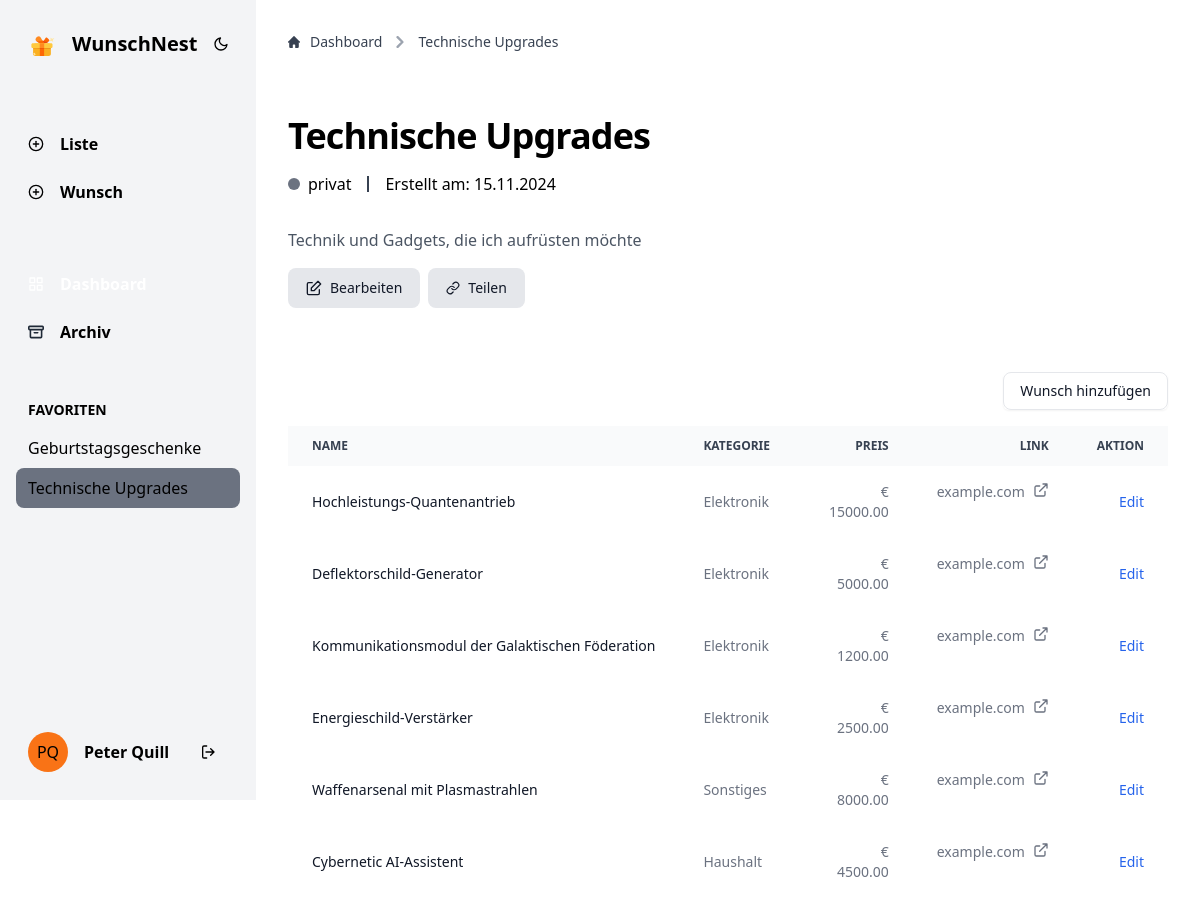
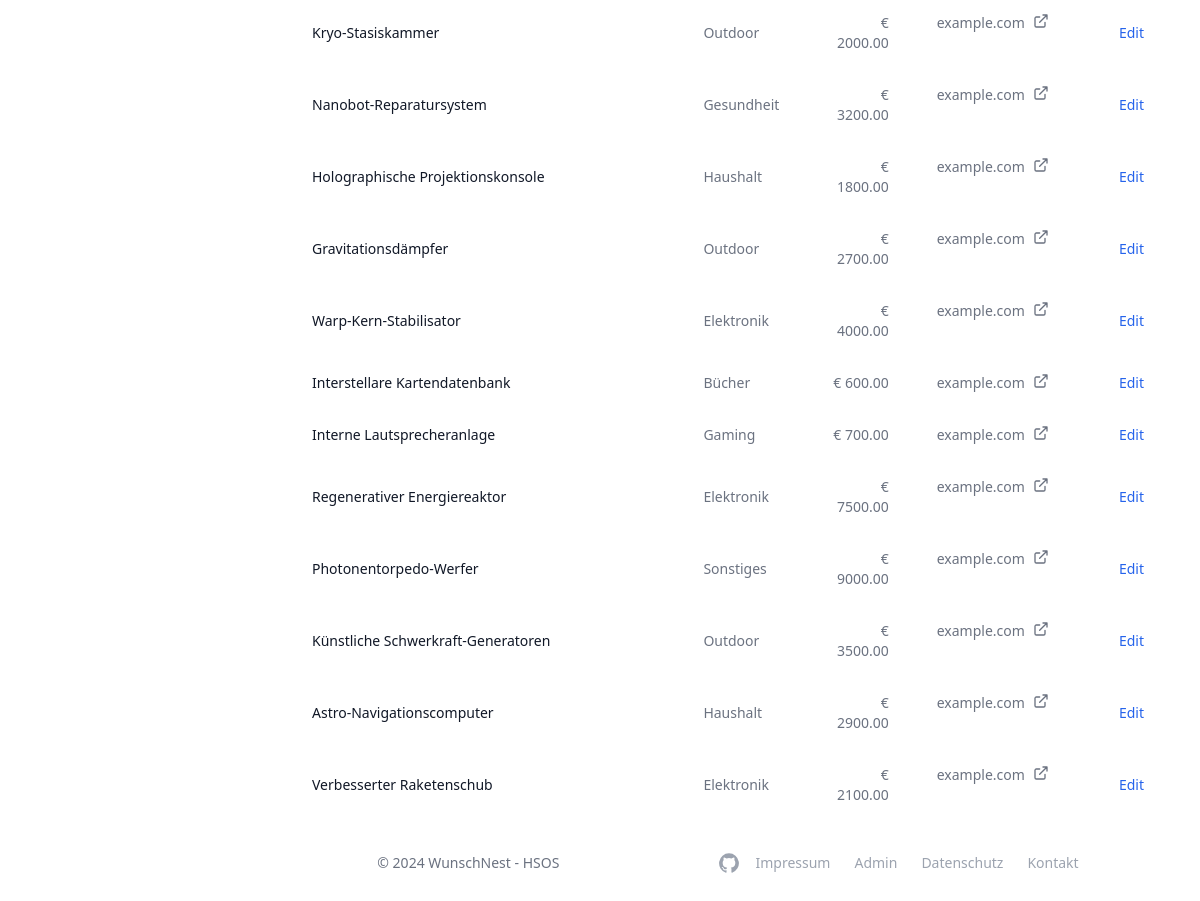
Page /index.php?page=wishlist&wishlist_id=3 (signed in) on the committed database (2 pictures, top to bottom).
### tables this page shows
CREATE TABLE IF NOT EXISTS wishlist (
     
    wishlist_id INT AUTO_INCREMENT PRIMARY KEY,
     
    user_id INT NOT NULL,
     
    name VARCHAR(255) NOT NULL,
     
    description TEXT,
     
    target_date DATE,
     
    is_favorite BOOLEAN DEFAULT FALSE,
     
    is_archived BOOLEAN DEFAULT FALSE,
     
    is_public BOOLEAN DEFAULT FALSE,
     
    share_token VARCHAR(64) DEFAULT NULL,
     
    created_at TIMESTAMP DEFAULT CURRENT_TIMESTAMP,
     
    FOREIGN KEY (user_id) REFERENCES users(user_id) ON DELETE CASCADE
);

CREATE TABLE IF NOT EXISTS wish (
     
    wish_id INT PRIMARY KEY AUTO_INCREMENT,
     
    wishlist_id INT NOT NULL,
     
    name VARCHAR(255) NOT NULL,
     
    price DECIMAL(10, 2) DEFAULT 0.00,
     
    category_id int,
     
    description TEXT,
     
    url VARCHAR(255),
     
    created_at TIMESTAMP DEFAULT CURRENT_TIMESTAMP,
     
    is_fulfilled BOOLEAN DEFAULT FALSE,
     
    fulfilled_at DATETIME DEFAULT NULL,
     
    fulfilled_by VARCHAR(255),
     
    FOREIGN KEY (wishlist_id) REFERENCES WISHLIST(wishlist_id) ON DELETE CASCADE,
     
    FOREIGN KEY (wishlist_id) REFERENCES WISHLIST(wishlist_id)
);

CREATE TABLE IF NOT EXISTS category (
     
    category_id INT PRIMARY KEY AUTO_INCREMENT,
     
    name VARCHAR(255) NOT NULL,
     
    user_id INT NOT NULL,
     
    FOREIGN KEY (user_id) REFERENCES USERS(user_id) ON DELETE CASCADE
);

### components/elements/wishlist-table-item.php (the view, shortened to what the rows shown need)
<?php
function wishlistTableItem($name, $category, $price, $link = null)
{
    $template = file_get_contents(BASE_PATH . '/components/templates/wishlist-table-item.html');
    if ($link == null) {
        $link = "";
    } else {
        $parsedUrl = parse_url($link);
        $host = $parsedUrl['host'] ?? '';
        $link = '<a class="hover:text-orange-500 flex gap-2" href="' . $link . '" target="_blank" class="text-blue-600 hover:underline dark:text-blue-500">' . $host . '<svg xmlns="http://www.w3.org/2000/svg" width="16" height="16" viewBox="0 0 24 24" fill="none" stroke="currentColor" stroke-width="2" stroke-linecap="round" stroke-linejoin="round"><g fill="none" fill-rule="evenodd"><path d="M18 14v5a2 2 0 0 1-2 2H5a2 2 0 0 1-2-2V8c0-1.1.9-2 2-2h5M15 3h6v6M10 14L20.2 3.8"/></g></svg></a>';
    }
    $html = str_replace('{{name}}', $name, $template);
    $html = str_replace('{{category}}', $category, $html);
    $html = str_replace('{{price}}', $price, $html);
    $html = str_replace('{{link}}', $link, $html);
    return $html;
}

### app/views/wishlist.php (shortened to what the rows shown need)
<?php
include_once BASE_PATH . '/app/config/database.php';
include_once BASE_PATH . '/app/controllers/WishlistController.php';
include_once BASE_PATH . '/app/controllers/UserController.php';
include_once BASE_PATH . '/app/controllers/CategoryController.php';
include_once BASE_PATH . '/app/controllers/WishController.php';
$pdo = getDatabaseConnection();
$wishlistController = new WishlistController($pdo);
$userController = new UserController($pdo);
$categoryController = new CategoryController($pdo);
$wishController = new WishController($pdo);
if (isset($_SESSION['username'])) {
    $user = $userController->getUserByUsername($_SESSION['username']);
    $user_id = $user['user_id'];
} else {
    $user_id = 1;
}
$wishlist = $wishlistController->getWishlist($_GET['wishlist_id']);
$favorites = $wishlistController->getFavoritesByUser($user_id);
include BASE_PATH . '/components/includes/basic-head.php';
?>
</head>
<body>
    <div class="flex dark:bg-gray-900 dark:text-white">
        <?php
        include BASE_PATH . '/components/includes/dashboard-sidebar.php';
        ?>
        <div class="w-full flex flex-col">
            <div class="mx-auto w-full max-w-screen-xl flex flex-col flex-grow p-8 pb-0">
                <?php
                include BASE_PATH . '/components/elements/dashboard-breadcrumb.php';
                echo dashboard_breadcrumb(false, $wishlist);
                ?>
                <div class="mb-16">
                    <h1 class="text-4xl font-bold tracking-tight mb-4"><?php echo $wishlist['name'] ?></h1>
                    <div class="flex gap-4 dark:text-gray-400 justify-start items-center">
                        <div class="flex items-center gap-1">
                            <span class="flex w-3 h-3 me-1 <?php echo $wishlist['is_public'] == 1 ? 'bg-green-500' : 'bg-gray-500' ?>  rounded-full"></span>
                            <?php echo $wishlist['is_public'] == 1 ? 'öffentlich' : 'privat' ?>
                        </div>
                        <div class="h-4 w-[2px] bg-gray-700"></div>
                        <div>
                            Erstellt am: <?php echo date_create($wishlist['created_at'])->format('d.m.Y') ?>
                        </div>
                    </div>
                    <p class="text-gray-600 dark:text-gray-200 mt-8">
                        <?php echo $wishlist['description'] ?>
                    </p>
                    <div class="mt-4 flex gap-2">
                        <button class=" flex-shrink-0 inline-flex items-center justify-center p-0.5 overflow-hidden text-sm font-medium text-gray-900 dark:text-gray-400 rounded-lg bg-gray-200 dark:bg-gray-800 dark:hover:bg-cyan-700 dark:active:bg-cyan-800  hover:text-white dark:hover:text-white">
                            <span class="relative px-4 py-2 inline-flex gap-2 items-center rounded-md">
                                Bearbeiten
                            </span>
                        </button>
                        <button id="share-list-button" data-wishlist-id="<?php echo $wishlist['wishlist_id'] ?>" data-share-link="<?php echo 'http://localhost/index.php?page=share&token=' . $wishlist['share_token'] ?>" class="flex-shrink-0 inline-flex items-center justify-center p-0.5 overflow-hidden text-sm font-medium text-gray-900 dark:text-gray-400 rounded-lg bg-gray-200 dark:bg-gray-800 hover:bg-gradient-to-br hover:from-orange-500 hover:to-red-600 hover:text-white dark:hover:text-white dark:active:from-red-600 dark:active:to-red-600">
                            <span class="relative px-4 py-2 inline-flex gap-2 items-center rounded-md">
                                <span id="share-info">
                                    <?php echo $wishlist['is_public'] == 1 ? 'Link Kopieren' : 'Teilen' ?>
                                </span>
                            </span>
                        </button>
                    </div>
                </div>
                <div class=" mb-4 flex justify-between align-middle items-center ">
                    <div class="inline-flex rounded-md items-center shadow-sm" role="group">
                        <a href="index.php?page=create&type=wish&wishlist_id=<?php echo $wishlist['wishlist_id'] ?>">
                            <button type="button" class="py-2 px-4 text-sm font-small text-gray-900 focus:outline-none bg-white rounded-lg border border-gray-200 hover:bg-gray-100 hover:text-blue-700 focus:z-10 focus:ring-4 focus:ring-gray-100 dark:focus:ring-gray-700 dark:bg-gray-800 dark:text-gray-400 dark:border-gray-700 dark:hover:text-white dark:hover:bg-green-700">Wunsch hinzufügen</button>
                        </a>
                    </div>
                </div>
                <div>
                    <table class="w-full text-left text-sm text-gray-500 dark:text-gray-400 rtl:text-right">
                        <thead class="bg-gray-50 text-xs uppercase text-gray-700 dark:bg-gray-700 dark:text-gray-400">
                            <tr>
                                <th scope="col" class="px-6 py-3">
                                    Name
                                </th>
                                <th scope="col" class="px-6 py-3">
                                    Kategorie
                                </th>
                                <th scope="col" class="px-6 py-3 text-right">
                                    Preis
                                </th>
                                <th scope="col" class="px-6 py-3 text-right">
                                    Link
                                </th>
                                <th scope="col" class="px-6 py-3 text-right">
                                    Aktion
                                </th>
                            </tr>
                        </thead>
                        <tbody>
                            <?php
                            $wishlistItems = $wishController->getWishesByWishlist($wishlist['wishlist_id']);
                            include BASE_PATH . '/components/elements/wishlist-table-item.php';
                            foreach ($wishlistItems as $row) {
                                $categoryName = $row['category_id'] ?? "";
                                if (!empty($categoryName)) {
                                    $category = $categoryController->getCategoryByID($categoryName);
                                    $categoryName = $category['name'];
                                }
                                $row['category'] = $categoryName;
                                echo wishlistTableItem($row['name'], $row['category'], $row['price'], $row['url']);
                            }
                            ?>
                        </tbody>
                    </table>
                </div>
                <div class="mt-auto">
                    <?php
                    include BASE_PATH . '/components/includes/footer.php';
                    ?>
                </div>
            </div>
        </div>
    </div>
</body>
</html>

### components/includes/dashboard-sidebar.php (shortened to what the rows shown need)
<?php
$active = 'bg-gray-500 dark:bg-gray-900 hover:shadow-md';
?>
<div class="sticky">
    <nav id="sidebar" class="select-none flex-start sticky top-0 flex h-screen w-64 flex-col justify-between gap-4 border-gray-200 bg-gray-100 px-4 py-4 dark:bg-gray-800 dark:text-white">
        <div class="active flex items-center gap-4 rounded-lg p-3">
            <a class="lottie-hover-target flex items-center gap-4" href="/">
                <div class="lottie-animation size-7">
                </div>
                <span class="self-center whitespace-nowrap text-xl font-semibold dark:text-white">WunschNest</span>
            </a>
            <div id="dark-toggle" class="h-8 w-8 flex items-center justify-center cursor-pointer rounded-full dark:hover:bg-gray-700 hover:bg-gray-100">
            </div>
        </div>
        <div class="flex flex-grow flex-col gap-12 pt-8">
            <ul id="actions">
                <li>
                    <a href="/index.php?page=create&type=list" class="active flex cursor-pointer items-center gap-4 rounded-lg p-3 hover:shadow-md hover:outline-orange-400 dark:hover:bg-orange-700">
                        <span>
                            <svg xmlns="http://www.w3.org/2000/svg" width="16" height="16" viewBox="0 0 24 24" fill="none" stroke="currentColor" stroke-width="2" stroke-linecap="round" stroke-linejoin="round">
                                <circle cx="12" cy="12" r="10"></circle>
                                <line x1="12" y1="8" x2="12" y2="16"></line>
                                <line x1="8" y1="12" x2="16" y2="12"></line>
                            </svg>
                        </span>
                        <h2 class="text-md font-semibold">Liste</h2>
                    </a>
                </li>
                <li>
                    <a href="/index.php?page=create&type=wish" class="active flex cursor-pointer items-center gap-4 rounded-lg p-3 hover:shadow-md hover:outline-orange-400 dark:hover:bg-orange-700">
                        <span>
                            <svg xmlns="http://www.w3.org/2000/svg" width="16" height="16" viewBox="0 0 24 24" fill="none" stroke="currentColor" stroke-width="2" stroke-linecap="round" stroke-linejoin="round">
                                <circle cx="12" cy="12" r="10"></circle>
                                <line x1="12" y1="8" x2="12" y2="16"></line>
                                <line x1="8" y1="12" x2="16" y2="12"></line>
                            </svg>
                        </span>
                        <h2 class="text-md font-semibold">Wunsch</h2>
                    </a>
                </li>
            </ul>
            <ul class="flex flex-col gap-2">
                <li>
                    <a href="<?php echo ($_GET['page'] == 'dashboard') ? '#' : '/index.php?page=dashboard' ?>" class="<?php echo ($_GET['page'] == 'dashboard') ? $active : '' ?> flex items-center gap-4 rounded-lg hover:bg-gray-200 dark:hover:bg-gray-700 p-3 py-2 text-white">
                        <span>
                        </span>
                        <h2 class="text-md font-semibold">Dashboard</h2>
                    </a>
                </li>
                <li>
                    <a href="/index.php?page=archive" class="flex items-center gap-4 rounded-lg p-3 py-2 hover:bg-gray-200 dark:hover:bg-gray-700">
                        <span>
                        </span>
                        <h2 class="text-md font-semibold">Archiv</h2>
                    </a>
                </li>
            </ul>
            <div>
                <h3 class="ml-3 pb-2 text-sm font-semibold uppercase dark:text-gray-500">Favoriten</h3>
                <ul>
                    <?php
                    foreach ($favorites as $favorite) {
                        $currentPage = false;
                        if (isset($_GET['page']) && $_GET['page'] == 'wishlist' && isset($_GET['wishlist_id']) && $_GET['wishlist_id'] == $favorite['wishlist_id']) {
                            $currentPage = true;
                        }
                    ?>
                        <li>
                            <a href="/index.php?page=wishlist&wishlist_id=<?php echo $favorite['wishlist_id'] ?>">
                                <div class="<?php echo $currentPage ? $active : '' ?> flex items-center gap-4 rounded-lg p-3 py-2 hover:bg-gray-200 dark:hover:bg-gray-700">
                                    <h2 class="text-md"><?php echo $favorite['name'] ?></h2>
                                </div>
                            </a>
                        </li>
                    <?php
                    }
                    ?>
                </ul>
            </div>
        </div>
        <div>
            <div class="flex items-center gap-4 p-3">
                <div class="size-10 inline-flex items-center justify-center overflow-hidden rounded-full bg-orange-500">
                    <?php
                    $name = isset($_SESSION['name']) ? $_SESSION['name'] : "Testnutzer";
                    $kuerzel = explode(" ", $name);
                    $kuerzel = array_slice($kuerzel, 0, 2);
                    $kuerzel = implode("", array_map(fn($value) => mb_substr($value, 0, 1), $kuerzel));
                    echo $kuerzel;
                    ?>
                </div>
                <span class="text-md font-semibold"><?php echo $name; ?></span>
                <?php
                if (isset($_SESSION['username'])) {
                ?>
                    <div class="ml-auto">
                        <a href="/logout.php" class="flex items-center gap-4 rounded-lg p-3 py-2 hover:bg-gray-200 dark:hover:bg-gray-700">
                            <svg xmlns="http://www.w3.org/2000/svg" width="16" height="16" viewBox="0 0 24 24" fill="none" stroke="currentColor" stroke-width="2" stroke-linecap="round" stroke-linejoin="round">
                                <path d="M10 3H6a2 2 0 0 0-2 2v14c0 1.1.9 2 2 2h4M16 17l5-5-5-5M19.8 12H9" />
                            </svg>
                        </a>
                    </div>
                <?php
                }
                ?>
            </div>
        </div>
    </nav>
</div>

### rows in the picture
wishlist: name "Geburtstagsgeschenke"
wishlist: name "Technische Upgrades", dashboard_breadcrumb(false, $wishlist) "Dashboard Technische Upgrades", created_at "15.11.2024", description "Technik und Gadgets, die ich aufrüsten möchte"
wish: name+price+url "Hochleistungs-Quantenantrieb Elektronik € 15000.00 Edit", url "example.com"
wish: name+price+url "Deflektorschild-Generator Elektronik € 5000.00 Edit", url "example.com"
wish: name+price+url "Kommunikationsmodul der Galaktischen Föderation Elektronik € 1200.00 Edit", url "example.com"
wish: name+price+url "Energieschild-Verstärker Elektronik € 2500.00 Edit", url "example.com"
wish: name+price+url "Waffenarsenal mit Plasmastrahlen Sonstiges € 8000.00 Edit", url "example.com"
wish: name+price+url "Cybernetic AI-Assistent Haushalt € 4500.00 Edit", url "example.com"
wish: name+price+url "Kryo-Stasiskammer Outdoor € 2000.00 Edit", url "example.com"
wish: name+price+url "Nanobot-Reparatursystem Gesundheit € 3200.00 Edit", url "example.com"
wish: name+price+url "Holographische Projektionskonsole Haushalt € 1800.00 Edit", url "example.com"
wish: name+price+url "Gravitationsdämpfer Outdoor € 2700.00 Edit", url "example.com"
wish: name+price+url "Warp-Kern-Stabilisator Elektronik € 4000.00 Edit", url "example.com"
wish: name+price+url "Interstellare Kartendatenbank Bücher € 600.00 Edit", url "example.com"
wish: name+price+url "Interne Lautsprecheranlage Gaming € 700.00 Edit", url "example.com"
wish: name+price+url "Regenerativer Energiereaktor Elektronik € 7500.00 Edit", url "example.com"
wish: name+price+url "Photonentorpedo-Werfer Sonstiges € 9000.00 Edit", url "example.com"
wish: name+price+url "Künstliche Schwerkraft-Generatoren Outdoor € 3500.00 Edit", url "example.com"
wish: name+price+url "Astro-Navigationscomputer Haushalt € 2900.00 Edit", url "example.com"
wish: name+price+url "Verbesserter Raketenschub Elektronik € 2100.00 Edit", url "example.com"

### other values in the picture
$kuerzel "PQ"
$name "Peter Quill"
